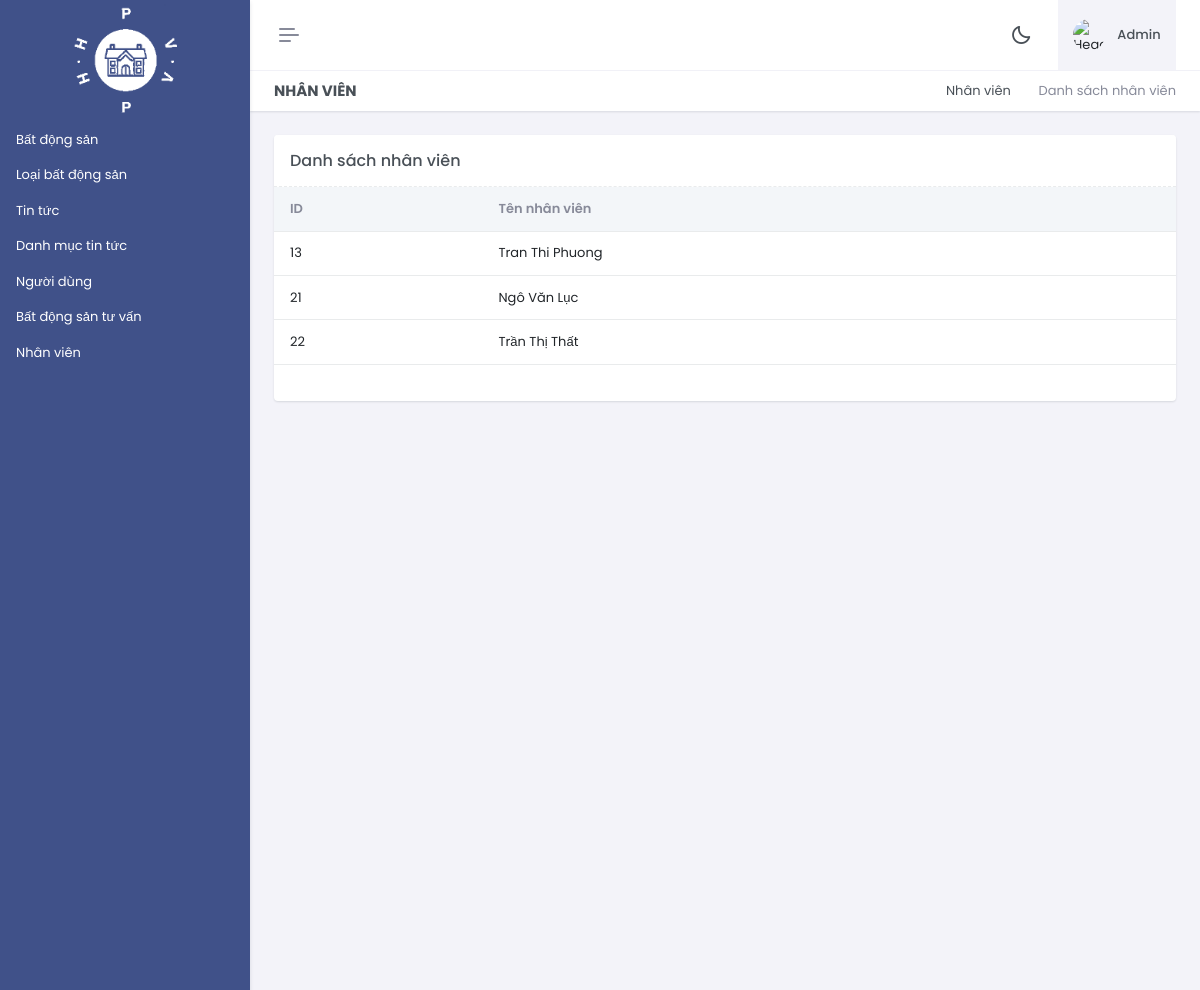
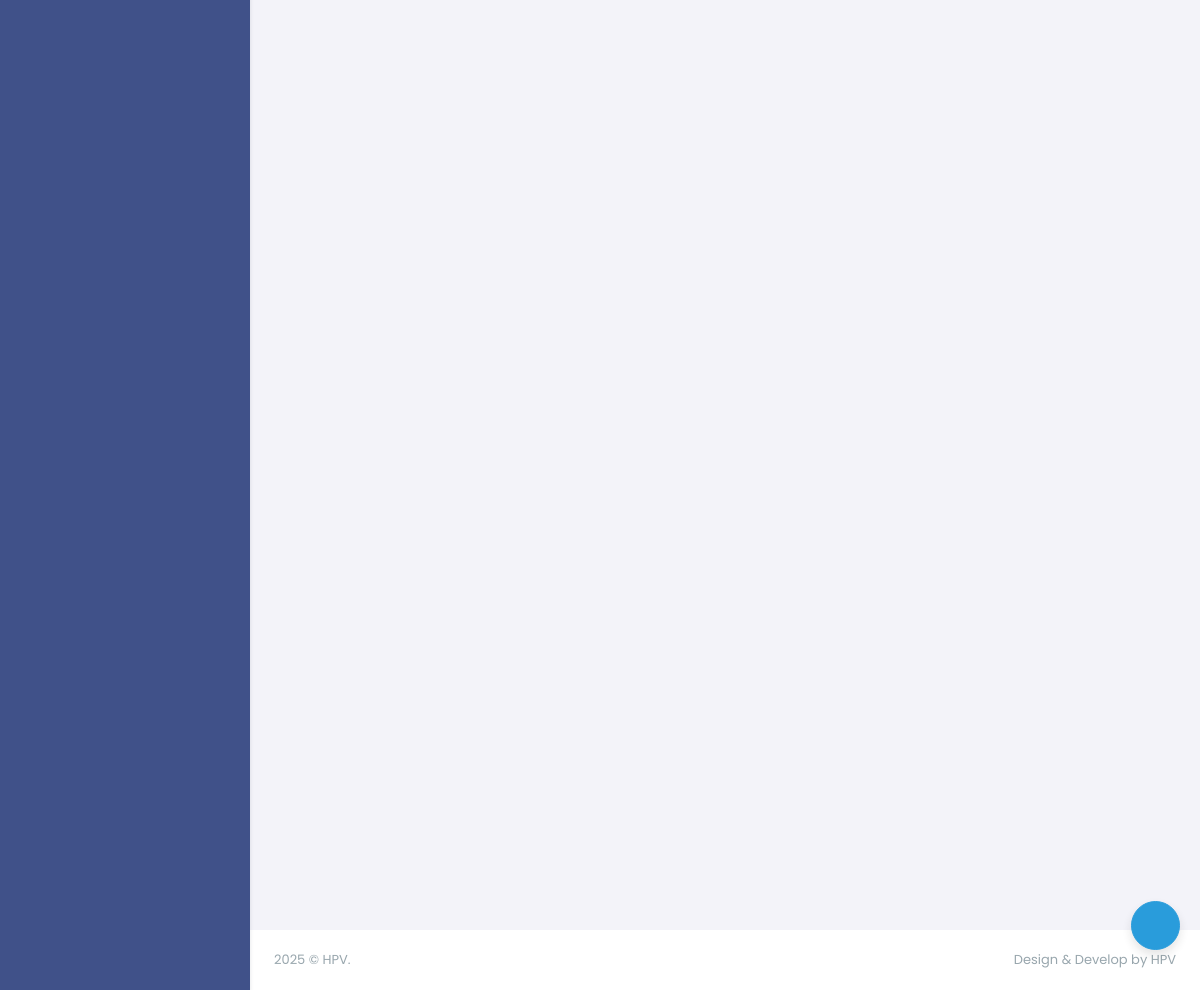
The page /font_end/admin/index.php?act=list_nhanvien (signed in) on the database its author committed (2 pictures, top to bottom).
### tables this page shows
CREATE TABLE `account` (
  `id` int(11) NOT NULL,
  `user` varchar(255) NOT NULL,
  `hoten` varchar(225) NOT NULL,
  `pass` varchar(255) NOT NULL,
  `email` varchar(255) NOT NULL,
  `tel` char(20) DEFAULT NULL,
  `diachi` varchar(255) DEFAULT NULL,
  `id_role` tinyint(3) DEFAULT NULL
);

### font_end/model/pdo.php (called while the page is built, shortened)
<?php
function pdo_get_connection()
{
    $dburl = "mysql:host=localhost;dbname=bds;charset=utf8";
    $username = 'root';
    $password = '';
    $conn = new PDO($dburl, $username, $password);
    $conn->setAttribute(PDO::ATTR_ERRMODE, PDO::ERRMODE_EXCEPTION);
    return $conn;
}
function pdo_query($sql)
{
    $sql_args = array_slice(func_get_args(), 1);
    try {
        $conn = pdo_get_connection();
        $stmt = $conn->prepare($sql);
        $stmt->execute($sql_args);
        $rows = $stmt->fetchAll();
        return $rows;
    } catch (PDOException $e) {
        throw $e;
    } finally {
        unset($conn);
    }
}

### font_end/model/user.php (called while the page is built, shortened)
<?php
    function loadAll_nhanvien(){
        $sql = "SELECT * FROM account where id_role=2";
        $listnhanvien=pdo_query($sql);
        return $listnhanvien;
    }
?>

### font_end/admin/nhanvien/list.php (the view, shortened to what this page needs)
<div class="main-content">
    <div class="page-content">
        <div class="container-fluid">
            <div class="row">
                <div class="col-12">
                    <div class="page-title-box d-sm-flex align-items-center justify-content-between">
                        <h4 class="mb-sm-0">Nhân viên</h4>
                        <div class="page-title-right">
                            <ol class="breadcrumb m-0">
                                <li class="breadcrumb-item"><a href="javascript: void(0);">Nhân viên</a></li>
                                <li class="breadcrumb-item active">Danh sách nhân viên</li>
                            </ol>
                        </div>
                    </div>
                </div>
            </div>
            <div class="row">
                <div class="col-lg-12">
                    <div class="card" id="customerList">
                        <div class="card-header border-bottom-dashed">
                            <div class="row g-4 align-items-center">
                                <div class="col-sm">
                                    <div>
                                        <h5 class="card-title mb-0">Danh sách nhân viên</h5>
                                    </div>
                                </div>
                            </div>
                        </div>
                        <div class="card-body">
                            <div>
                                <div class="table-responsive table-card mb-1">
                                    <table class="table align-middle" id="customerTable">
                                        <thead class="table-light text-muted">
                                            <tr>
                                                <th class="sort" data-sort="eamil">ID</th>
                                                <th class="sort" data-sort="customer_name">Tên nhân viên</th>
                                            </tr>
                                        </thead>
                                        <tbody class="list form-check-all">
                                            <tr>
                                                <?php
                                                foreach ($listnhanvien as $nhanvien) {
                                                    extract($nhanvien);
                                                    echo  '<tr>
                                                            <td class="customer_name">' . $id . '</td>
                                                            <td class="customer_name">' . $hoten . '</td>
                                                            </tr>';
                                                }
                                                ?>
                                            </tr>
                                        </tbody>
                                    </table>
                                </div>
                            </div>
                        </div>
                    </div>
                </div>
            </div>
        </div>
    </div>
    <footer class="footer">
        <div class="container-fluid">
            <div class="row">
                <div class="col-sm-6">
                </div>
                <div class="col-sm-6">
                    <div class="text-sm-end d-none d-sm-block">
                    </div>
                </div>
            </div>
        </div>
    </footer>
</div>

### rows shown on the page
account: id "13", hoten "Tran Thi Phuong"
account: id "21", hoten "Ngô Văn Lục"
account: id "22", hoten "Trần Thị Thất"
